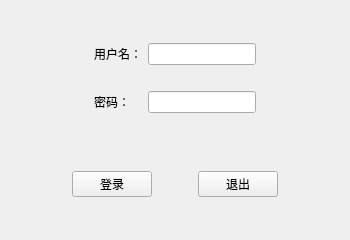
<?xml version="1.0" encoding="UTF-8"?>
<ui version="4.0">
 <class>MainWindow</class>
 <widget class="QMainWindow" name="MainWindow">
  <property name="geometry">
   <rect>
    <x>0</x>
    <y>0</y>
    <width>350</width>
    <height>240</height>
   </rect>
  </property>
  <property name="maximumSize">
   <size>
    <width>350</width>
    <height>240</height>
   </size>
  </property>
  <property name="windowTitle">
   <string>登录窗口</string>
  </property>
  <widget class="QWidget" name="centralwidget">
   <layout class="QVBoxLayout" name="verticalLayout">
    <property name="leftMargin">
     <number>0</number>
    </property>
    <property name="topMargin">
     <number>0</number>
    </property>
    <property name="rightMargin">
     <number>0</number>
    </property>
    <property name="bottomMargin">
     <number>0</number>
    </property>
    <item>
     <widget class="QWidget" name="widget_4" native="true">
      <property name="sizePolicy">
       <sizepolicy hsizetype="Preferred" vsizetype="Fixed">
        <horstretch>0</horstretch>
        <verstretch>0</verstretch>
       </sizepolicy>
      </property>
      <layout class="QGridLayout" name="gridLayout">
       <item row="1" column="2">
        <spacer name="verticalSpacer">
         <property name="orientation">
          <enum>Qt::Vertical</enum>
         </property>
         <property name="sizeHint" stdset="0">
          <size>
           <width>20</width>
           <height>20</height>
          </size>
         </property>
        </spacer>
       </item>
       <item row="2" column="1">
        <widget class="QLabel" name="label_2">
         <property name="text">
          <string>密码：</string>
         </property>
        </widget>
       </item>
       <item row="2" column="2">
        <widget class="QLineEdit" name="lineEdit_2">
         <property name="echoMode">
          <enum>QLineEdit::Password</enum>
         </property>
        </widget>
       </item>
       <item row="0" column="3">
        <spacer name="horizontalSpacer_5">
         <property name="orientation">
          <enum>Qt::Horizontal</enum>
         </property>
         <property name="sizeHint" stdset="0">
          <size>
           <width>40</width>
           <height>20</height>
          </size>
         </property>
        </spacer>
       </item>
       <item row="0" column="2">
        <widget class="QLineEdit" name="lineEdit"/>
       </item>
       <item row="0" column="1">
        <widget class="QLabel" name="label">
         <property name="text">
          <string>用户名：</string>
         </property>
        </widget>
       </item>
       <item row="0" column="0">
        <spacer name="horizontalSpacer_4">
         <property name="orientation">
          <enum>Qt::Horizontal</enum>
         </property>
         <property name="sizeHint" stdset="0">
          <size>
           <width>40</width>
           <height>20</height>
          </size>
         </property>
        </spacer>
       </item>
      </layout>
     </widget>
    </item>
    <item>
     <widget class="QWidget" name="widget_3" native="true">
      <property name="sizePolicy">
       <sizepolicy hsizetype="Preferred" vsizetype="Fixed">
        <horstretch>0</horstretch>
        <verstretch>0</verstretch>
       </sizepolicy>
      </property>
      <layout class="QHBoxLayout" name="horizontalLayout_3">
       <item>
        <spacer name="horizontalSpacer_2">
         <property name="orientation">
          <enum>Qt::Horizontal</enum>
         </property>
         <property name="sizeHint" stdset="0">
          <size>
           <width>40</width>
           <height>20</height>
          </size>
         </property>
        </spacer>
       </item>
       <item>
        <widget class="QPushButton" name="pushButton">
         <property name="text">
          <string>登录</string>
         </property>
        </widget>
       </item>
       <item>
        <spacer name="horizontalSpacer">
         <property name="orientation">
          <enum>Qt::Horizontal</enum>
         </property>
         <property name="sizeType">
          <enum>QSizePolicy::Fixed</enum>
         </property>
         <property name="sizeHint" stdset="0">
          <size>
           <width>40</width>
           <height>20</height>
          </size>
         </property>
        </spacer>
       </item>
       <item>
        <widget class="QPushButton" name="pushButton_2">
         <property name="text">
          <string>退出</string>
         </property>
        </widget>
       </item>
       <item>
        <spacer name="horizontalSpacer_3">
         <property name="orientation">
          <enum>Qt::Horizontal</enum>
         </property>
         <property name="sizeHint" stdset="0">
          <size>
           <width>40</width>
           <height>20</height>
          </size>
         </property>
        </spacer>
       </item>
      </layout>
     </widget>
    </item>
   </layout>
  </widget>
 </widget>
 <resources/>
 <connections/>
</ui>
